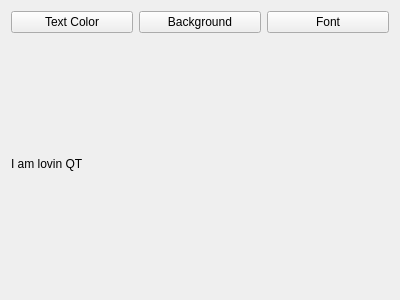
<?xml version="1.0" encoding="UTF-8"?>
<ui version="4.0">
 <class>Widget</class>
 <widget class="QWidget" name="Widget">
  <property name="geometry">
   <rect>
    <x>0</x>
    <y>0</y>
    <width>400</width>
    <height>300</height>
   </rect>
  </property>
  <property name="windowTitle">
   <string>Widget</string>
  </property>
  <layout class="QVBoxLayout" name="verticalLayout">
   <item>
    <layout class="QHBoxLayout" name="horizontalLayout">
     <item>
      <widget class="QPushButton" name="TextColorButton">
       <property name="text">
        <string>Text Color</string>
       </property>
      </widget>
     </item>
     <item>
      <widget class="QPushButton" name="backgroundButton">
       <property name="text">
        <string>Background</string>
       </property>
      </widget>
     </item>
     <item>
      <widget class="QPushButton" name="fontButton">
       <property name="text">
        <string>Font</string>
       </property>
      </widget>
     </item>
    </layout>
   </item>
   <item>
    <widget class="QLabel" name="label">
     <property name="text">
      <string>I am lovin QT</string>
     </property>
    </widget>
   </item>
  </layout>
 </widget>
 <layoutdefault spacing="6" margin="11"/>
 <resources/>
 <connections/>
</ui>
